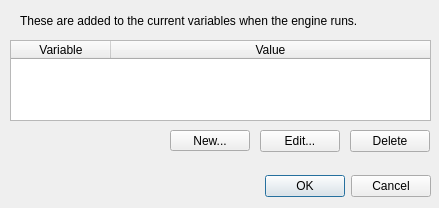
<?xml version="1.0" encoding="UTF-8"?>
<ui version="4.0">
 <class>EnvironmentVariablesDialog</class>
 <widget class="QDialog" name="EnvironmentVariablesDialog">
  <property name="geometry">
   <rect>
    <x>0</x>
    <y>0</y>
    <width>439</width>
    <height>208</height>
   </rect>
  </property>
  <property name="windowTitle">
   <string>Environment Variables</string>
  </property>
  <widget class="QDialogButtonBox" name="buttonBox">
   <property name="geometry">
    <rect>
     <x>90</x>
     <y>170</y>
     <width>341</width>
     <height>32</height>
    </rect>
   </property>
   <property name="orientation">
    <enum>Qt::Orientation::Horizontal</enum>
   </property>
   <property name="standardButtons">
    <set>QDialogButtonBox::StandardButton::Cancel|QDialogButtonBox::StandardButton::Ok</set>
   </property>
  </widget>
  <widget class="QTableWidget" name="tableWidget">
   <property name="geometry">
    <rect>
     <x>10</x>
     <y>40</y>
     <width>421</width>
     <height>81</height>
    </rect>
   </property>
   <property name="verticalScrollBarPolicy">
    <enum>Qt::ScrollBarPolicy::ScrollBarAsNeeded</enum>
   </property>
   <property name="horizontalScrollBarPolicy">
    <enum>Qt::ScrollBarPolicy::ScrollBarAlwaysOff</enum>
   </property>
   <property name="selectionMode">
    <enum>QAbstractItemView::SelectionMode::SingleSelection</enum>
   </property>
   <property name="columnCount">
    <number>2</number>
   </property>
   <attribute name="horizontalHeaderStretchLastSection">
    <bool>true</bool>
   </attribute>
   <attribute name="verticalHeaderVisible">
    <bool>false</bool>
   </attribute>
   <column>
    <property name="text">
     <string>Variable</string>
    </property>
   </column>
   <column>
    <property name="text">
     <string>Value</string>
    </property>
   </column>
  </widget>
  <widget class="QPushButton" name="newButton">
   <property name="geometry">
    <rect>
     <x>170</x>
     <y>130</y>
     <width>80</width>
     <height>21</height>
    </rect>
   </property>
   <property name="text">
    <string>New...</string>
   </property>
  </widget>
  <widget class="QPushButton" name="editButton">
   <property name="geometry">
    <rect>
     <x>260</x>
     <y>130</y>
     <width>80</width>
     <height>22</height>
    </rect>
   </property>
   <property name="text">
    <string>Edit...</string>
   </property>
  </widget>
  <widget class="QPushButton" name="deleteButton">
   <property name="geometry">
    <rect>
     <x>350</x>
     <y>130</y>
     <width>80</width>
     <height>22</height>
    </rect>
   </property>
   <property name="text">
    <string>Delete</string>
   </property>
  </widget>
  <widget class="QLabel" name="label">
   <property name="geometry">
    <rect>
     <x>20</x>
     <y>10</y>
     <width>401</width>
     <height>21</height>
    </rect>
   </property>
   <property name="font">
    <font>
     <pointsize>9</pointsize>
    </font>
   </property>
   <property name="text">
    <string>These are added to the current variables when the engine runs.</string>
   </property>
  </widget>
 </widget>
 <resources/>
 <connections>
  <connection>
   <sender>buttonBox</sender>
   <signal>accepted()</signal>
   <receiver>EnvironmentVariablesDialog</receiver>
   <slot>accept()</slot>
   <hints>
    <hint type="sourcelabel">
     <x>248</x>
     <y>254</y>
    </hint>
    <hint type="destinationlabel">
     <x>157</x>
     <y>274</y>
    </hint>
   </hints>
  </connection>
  <connection>
   <sender>buttonBox</sender>
   <signal>rejected()</signal>
   <receiver>EnvironmentVariablesDialog</receiver>
   <slot>reject()</slot>
   <hints>
    <hint type="sourcelabel">
     <x>316</x>
     <y>260</y>
    </hint>
    <hint type="destinationlabel">
     <x>286</x>
     <y>274</y>
    </hint>
   </hints>
  </connection>
 </connections>
</ui>
